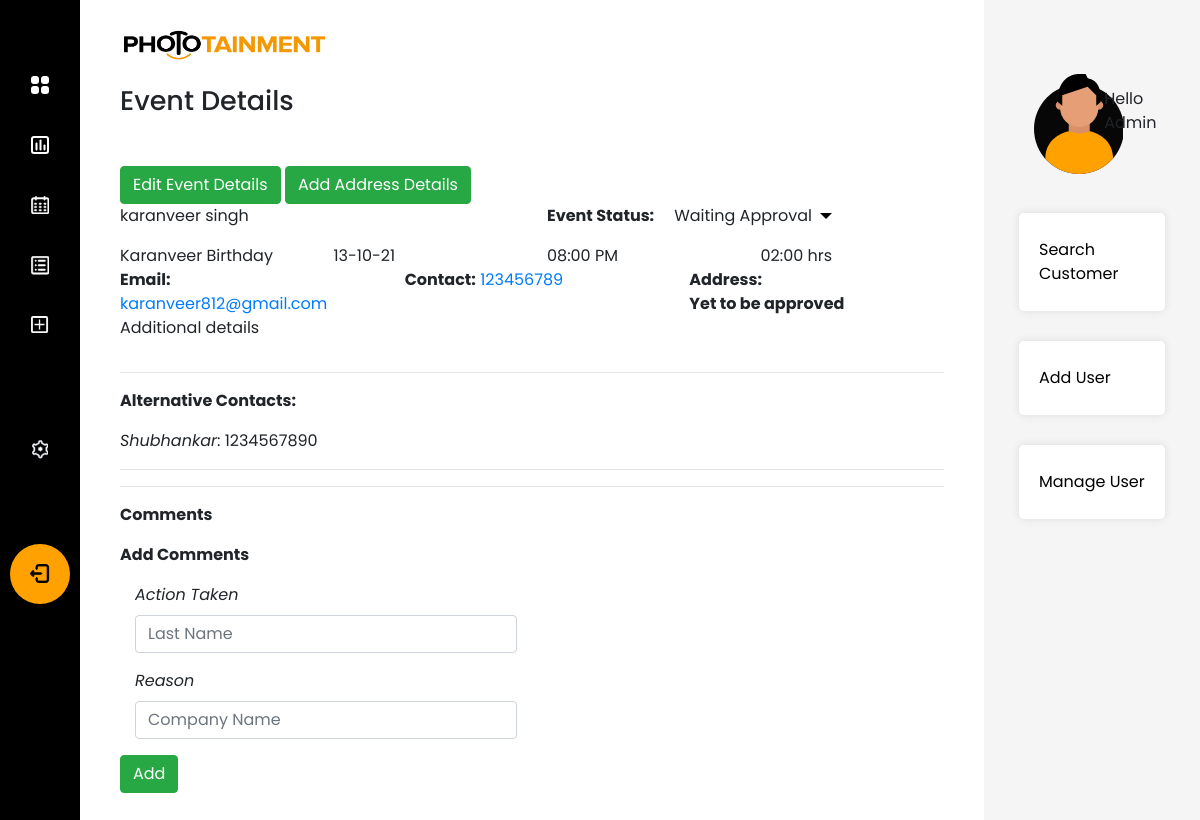
/phototainment/view_booking/6 (signed in), run on an earlier commit of the app's database.
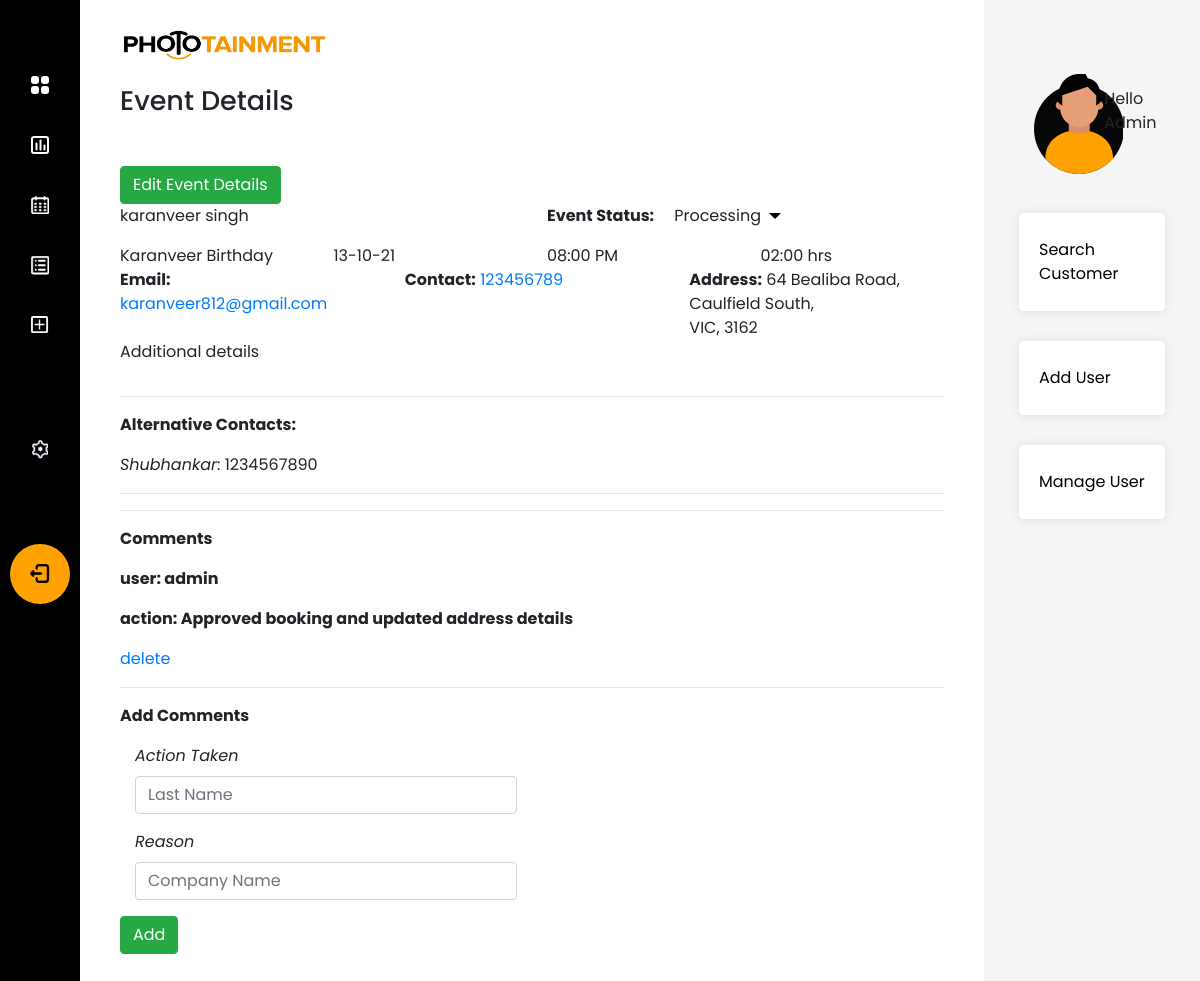
And on a later commit of the database.
### app/models.py (models this page shows)
class Client(db.Model):
    __tablename__ = "client"
    client_id = db.Column(db.Integer, primary_key=True)
    client_first_name = db.Column(db.String(50), nullable=False)
    client_last_name = db.Column(db.String(50), nullable=False)
    client_email = db.Column(db.String(50), nullable=False)
    company_name = db.Column(db.String(50), nullable=False)
    primary_contact = db.Column(db.String(10), nullable=False)
    events = relationship("Event", back_populates="client")

class EventStatus(db.Model):
    __tablename__ = "event_status"
    status_id = db.Column(db.Integer, primary_key=True)
    status = db.Column(db.String(50), unique=True, nullable=False)
    events = relationship("Event", back_populates="status")

class Event(db.Model):
    __tablename__ = "event_booking"
    booking_id = db.Column(db.Integer, primary_key=True)
    event_name = db.Column(db.String(50), nullable=True)
    lead_date = db.Column(db.DateTime, nullable=False)
    event_date = db.Column(db.DateTime, nullable=False)
    duration = db.Column(db.Time, nullable=False)
    start_time = db.Column(db.Time, nullable=False)
    additional_information = db.Column(db.String(200), nullable=True)
    contacts = relationship("BookingContacts", back_populates="booking")
    comment = relationship("Comment", back_populates="booking")
    venue_id = db.Column(db.Integer, db.ForeignKey("event_venue.venue_id"), nullable=True)
    venue = relationship("EventVenue", back_populates="booking")
    user_id = db.Column(db.Integer, db.ForeignKey("user.id"), nullable=False)
    user = relationship("User", back_populates="events")
    type_id = db.Column(db.Integer, db.ForeignKey("event_type.type_id"), nullable=False)
    type = relationship("EventType", back_populates="events")
    status_id = db.Column(db.Integer, db.ForeignKey("event_status.status_id"), nullable=False)
    status = relationship("EventStatus", back_populates="events")
    client_id = db.Column(db.Integer, db.ForeignKey("client.client_id"), nullable=False)
    client = relationship("Client", back_populates="events")

class ContactDetails(db.Model):
    __tablename__ = "phone_details"
    phone_id = db.Column(db.Integer, primary_key=True)
    contact_name = db.Column(db.String(50), nullable=False)
    mobile_number = db.Column(db.String(50), nullable=False)
    contacts = relationship("BookingContacts", back_populates="phone_numbers")

class User(UserMixin, db.Model):
    __tablename__ = "user"
    id = db.Column(db.Integer, primary_key=True)
    username = db.Column(db.String(50), unique=True, nullable=False)
    password = db.Column(db.String(100), nullable=False)
    job_description = db.Column(db.String(50), nullable=False)
    role_id = db.Column(db.Integer, db.ForeignKey("user_role.role_id"), nullable=False)
    role = relationship("Role", back_populates="user")
    comment = relationship("Comment", back_populates="user")
    events = relationship("Event", back_populates="user")

class EventVenue(db.Model):
    __tablename__ = "event_venue"
    venue_id = db.Column(db.Integer, primary_key=True)
    street_address = db.Column(db.String(50), nullable=False)
    suburb = db.Column(db.String(50), nullable=False)
    state = db.Column(db.String(3), nullable=False)
    post_code = db.Column(db.Integer, nullable=False)
    booking = relationship("Event", back_populates="venue")

class Comment(db.Model):
    comment_id = db.Column(db.Integer, primary_key=True)
    comment_action = db.Column(db.String(50), nullable=True)
    comment_reason = db.Column(db.String(50), nullable=True)
    booking_id = db.Column(db.Integer, db.ForeignKey("event_booking.booking_id"), nullable=False)
    booking = relationship("Event", back_populates="comment")
    user_id = db.Column(db.Integer, db.ForeignKey("user.id"), nullable=False)
    user = relationship("User", back_populates="comment")

### app/phototainment/views.py (the view)
@custom_bp.route('/view_booking/<booking_id>', methods=["GET", "POST"])
@login_required
@employee
def view_booking(booking_id):
    event = db.session.query(Event).filter_by(booking_id=booking_id).first()
    alt_contacts = db.session.query(BookingContacts).filter_by(booking_id=booking_id).all()
    contacts = {contact.phone_numbers.contact_name: contact.phone_numbers.mobile_number for contact in alt_contacts}
    status_form = ChangeStatus()
    comment_form = CommentForm()
    venue = ""
    if event.venue:
        venue = event.venue
    return render_template('event-view.html',
                           event=event,
                           contacts=contacts,
                           event_venue=venue,
                           status_form=status_form,
                           comment_form=comment_form,
                           comments=event.comment)

### app/forms.py
class ChangeStatus(FlaskForm):
    status_processing = SubmitField("Waiting Approval")
    status_approved = SubmitField("Processing")
    status_in_process = SubmitField("On Going")
    status_Completed = SubmitField("Completed")
    status_canceled = SubmitField("Canceled")

class CommentForm(FlaskForm):
    comment_action = StringField("Action", validators=[validators.DataRequired("Please Enter")])
    comment_reason = StringField("Reason", validators=[validators.DataRequired("Please Enter")])
    add_comment = SubmitField("Add")

### app/models.py (called while the page is built)
@login_manager.user_loader
def load_user(user_id):
    return User.query.get(int(user_id))

### app/privilege.py (called while the page is built)
def employee(f):
    @wraps(f)
    def decorator_function(*args, **kwargs):
        if current_user.role_id == 2 or current_user.role_id == 1:
            return f(*args, **kwargs)
        else:
            return abort(403)
    return decorator_function

### app/phototainment/templates/event-view.html (shortened to what this page needs)
{% extends 'base.html' %}
{% import "bootstrap/wtf.html" as wtf %}
{% block page_head %}Event Details{% endblock %}
{% block navbar %}{% include 'sidebar.html' %}{% endblock %}
{% block content %}
<a href="#" class="btn btn-success">Edit Event Details</a>
{% if event.status.status_id == 1 and event.venue == None %}
<a href="{{ url_for('phototainment.add_address', booking_id=event.booking_id) }}" class="btn btn-success">Add Address
    Details</a>
{% endif %}
<div class="row">
    <div class="col-6"><p>{{event.client.client_first_name}} {{event.client.client_last_name}}</p></div>
    <div class="col-6">
        <b class="float-left">Event Status:</b>
        <form action="{{ url_for('phototainment.status_comment', booking_id = event.booking_id) }}" method="POST"
              role="search" class="status-form">
            <div class="float-left">
                <div class="dropdown">
                    <span>{{ event.status.status }}</span>
                </div>
            </div>
        </form>
    </div>
</div>
<div class="row">
    <div class="col-3">{{event.event_name.title()}}</div>
    <div class="col-3">{{event.event_date.strftime("<span>%d-%m-%y</span>")|safe}}</div>
    <div class="col-3">{{event.start_time.strftime("%I:%M %p")|safe}}</div>
    <div class="col-3">{{event.duration.strftime("%I:%M")|safe}} hrs</div>
</div>
<div class="row">
    <div class="col-4"><b>Email:</b> <a href="mailto:{{event.client.client_email}}">{{event.client.client_email}}</a></div>
    <div class="col-4"><b>Contact:</b> <a href="tel:{{event.client.primary_contact}}">{{event.client.primary_contact}}</a></div>
    <div class="col-4"><b>Address:</b>
        {% if event_venue: %}
        {{event_venue.street_address}},
        <p class="m-0">{{event_venue.suburb.title()}},</p>
        <p class="m-0">{{event_venue.state.upper()}}, {{event_venue.post_code}}</p>
        {% else %}
        <p class="m-0"><b>Yet to be approved</b></p>
        {% endif %}
    </div>
</div>
<div class="row">
    <div class="col-12 additional-information">{{event.additional_information | safe}}</div>
</div>
<hr>
<p><b>Alternative Contacts:</b></p>
{% if contacts: %}
{% for contact in contacts %}
<p><em>{{contact}}</em>: {{contacts[contact]}}</p>
{% endfor %}
{% else %}
<p><b>Secondary contacts not provided</b></p>
{% endif %}
<hr>
<hr>
<p><b>Comments</b></p>
{% for comment in comments %}
<p><b>user: {{ comment.user.username }}</b></p>
<p><b>action: {{ comment.comment_action }}</b></p>
{% if current_user.role.role_id == 1 %}
<p><a href="{{ url_for('phototainment.delete_comment', comment_id=comment.comment_id) }}">delete</a></p>
{% endif %}
<hr>
{% endfor %}
<p><b>Add Comments</b></p>
<form action="{{ url_for('phototainment.add_comment', booking_id = event.booking_id) }}" method="POST" role="form"
      class="comment-form">
    <div class="form-group required col-6 form-cell">
        <label class="control-label" for="comment_action"><em>Action Taken</em></label>
        {{
        comment_form.comment_action(class="form-control",id="comment_action",required="required",type="text",value="",
        placeholder="Last Name") }}
    </div>
    <div class="form-group required col-6 form-cell">
        <label class="control-label" for="company_name"><em>Reason</em></label>
        {{ comment_form.comment_reason(class="form-control",id="comment_reason",type="text",value="",
        placeholder="Company Name") }}
    </div>
    {{ comment_form.add_comment(class="btn btn-success") }}
</form>
{% endblock %}
{% block side_bar %}{% include 'right-bar.html' %}{% endblock %}

### app/templates/base.html (shortened to what this page needs)
<!DOCTYPE html>
<html lang="en">
<head>
    <link rel="stylesheet" href="{{ url_for('static', filename='css/all.min.css') }}">
    <link rel="stylesheet" href="{{ url_for('static', filename='css/bootstrap.min.css') }}">
    <link rel="stylesheet" href="{{ url_for('static', filename='css/style.css') }}">
</head>
<body>
<div class="wrapper">
    {% block navbar %}{% endblock %}
    <div id="content">
        <header class="pb-5">
            <div class="col-3 p-0"><img class="w-100 p-0" src="{{ url_for('static', filename='img/logo.png') }}"
                                        alt="logo"/></div>
            <div class="page-head col-12 p-0"><h3>{% block page_head %}{% endblock %}</h3></div>
        </header>
        {% block content %}{% endblock %}
    </div>
    {% block side_bar %}{% endblock %}
</body>
</html>

### app/templates/sidebar.html (shortened to what this page needs)
<nav id="sidebar" class="active">
    <ul class="list-unstyled components">
        <li>
            <a href="{{ url_for('phototainment.home') }}">
            </a>
        </li>
        <li>
            <a href="{{ url_for('phototainment.charts') }}">
            </a>
        </li>
        <li>
            <a href="{{ url_for('phototainment.upcoming_events') }}">
            </a>
        </li>
        <li>
            <a href="{{ url_for('phototainment.search_event') }}">
            </a>
        </li>
        <li>
            <a href="{{ url_for('phototainment.add_event') }}">
            </a>
        </li>
        <li class="icon-settings">
            <a href="{{ url_for('phototainment.change_password') }}">
            </a>
        </li>
        <li>
            <a href="{{ url_for('phototainment.logout') }}" class="article">
            </a>
        </li>
    </ul>
</nav>

### app/templates/right-bar.html
<div class="right-bar col-xl-2 col-lg-3 col-md-3">
    <div class="row py-4 greeting-outer">
        <div class="col-lg-7 greeting-img">
            <img src="{{ url_for('static', filename='img/user.png') }}" alt="user"/>
        </div>
        <div class="col-lg-5 text-left greeting-txt">
            <p class="m-0">Hello</p>
            <p class="m-0">{{ current_user.username.title() }}</p>
        </div>
    </div>
    <div class="row">
        <div class="bar-quick-links col-12 p-0">
            <ul>
                <li><a href="#">Search Customer</a></li>
                {% if current_user.role.role_id == 1 %}
                <li><a href="{{ url_for('phototainment.register') }}">Add User</a></li>
                <li><a href="{{ url_for('phototainment.manage_user') }}">Manage User</a></li>
                {% endif %}
            </ul>
        </div>
    </div>
</div>

### app/static/css/style.css (style rules this page uses)
body { font-family: 'Poppins', sans-serif; background: #343434; }
.page-head h3 { padding:0; margin:25px 0 0 0; font-size: 27px; }
.wrapper { display: flex; align-items: stretch; }
#sidebar { min-width: 250px; max-width: 250px; background: #000000;; color: #fff; transition: all 0.3s; }
#sidebar.active { min-width: 80px; max-width: 80px; text-align: center; }
#sidebar ul li a { text-align: left; color: #fff; }
#sidebar.active ul li a { padding: 20px 10px; text-align: center; font-size: 0.85em; width: 60px; height: 60px; margin: auto; border-radius: 60px; }
.icon-settings { margin: 8vh 0; }
#sidebar ul.components { padding: 7vh 0; }
#sidebar ul li a { padding: 10px; font-size: 15px !important; display: block; position: relative; transition: all 1s ease; }
a.article, a.article:hover { background: #FFA101 !important; color: #fff !important; }
.right-bar { background: #F5F5F5; padding:50px; min-width: 18%; }
.greeting-txt { padding: 9% 0; }
.bar-quick-links ul { margin: 0; padding: 0; width: 100%; float: left; list-style: none; }
.bar-quick-links ul li { margin: 15px 0; width: 100%; float: left; }
.bar-quick-links ul li a { padding: 25px 20px; background: #fff; width: 100%; box-shadow: 0 0 10px rgba(0, 0, 0, 0.1); float: left; color: #000; border-radius: 5px; }
#content { padding: 30px 40px; background: #fff; min-height: 100vh; width: 100% !important; transition: all 0.3s; }
.dropdown { position: relative; display: inline-block; padding: 0 20px; }
.dropdown::after { content: ""; width: 0; height: 0; position: absolute; right: 0; top: 50%; margin-top: -3px; border-width: 6px 6px 0 6px; border-style: solid; border-color: #000 transparent; }

What changed in the data, as far as the page shows it:
no longer on this page (row unchanged): EventStatus: status.status "Waiting Approval"
now on this page (row unchanged): EventStatus: status.status "Processing"
added EventVenue: street_address "64 Bealiba Road", suburb "Caulfield South", state "VIC", post_code "3162"
added Comment: user.username "admin", comment_action "Approved booking and updated address details"
Also different on the page:
text no longer shown: "Add Address Details Yet to be approved"
